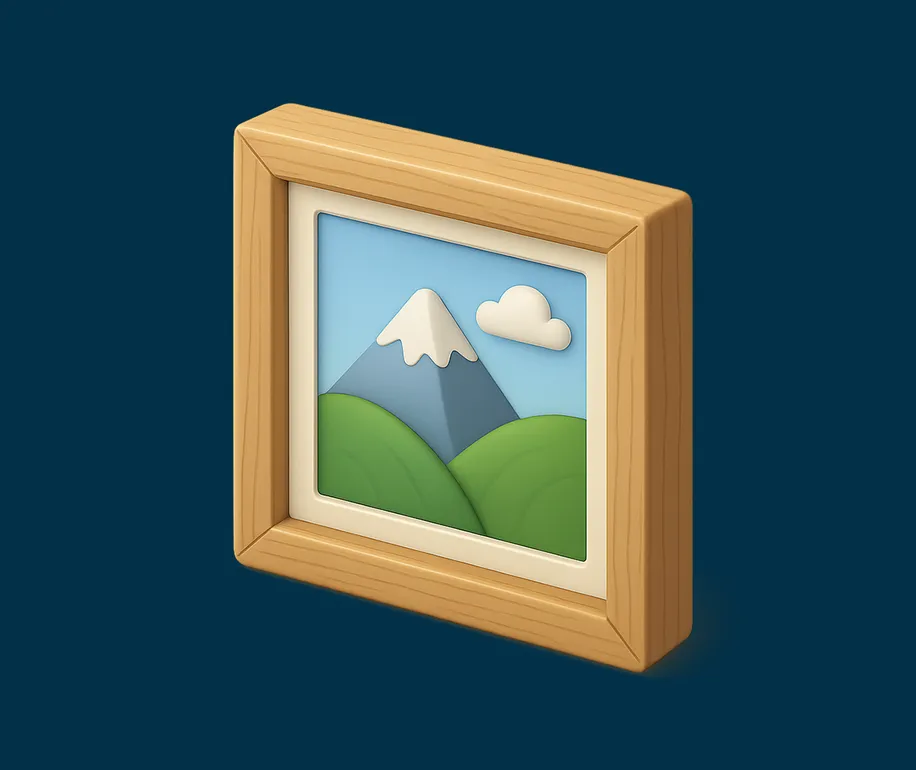
#> input picture assets/images/Social Media.webp, 916 x 770 px, shrunk from 1219 x 1025 before the run
$ python -i image_enhancer.py   (imports and definitions only)
#> lines starting #> are read from the running program, lines starting #| are printed output that depends on the picture
#> further down, picture is the input picture: PIL image 916x770 RGB; mean R, G, B 55.8, 83.6, 86.6
from PIL import Image, ImageChops, ImageOps # Import ImageOps

def add_shadow(image: Image.Image, offset: tuple[int, int] = (2, 2), shadow_color: tuple[int, int, int, int] = (150, 150, 150, 60)) -> Image.Image:
    """
    Añade un efecto de sombra a una imagen, creando una silueta desplazada.

    Args:
        image (Image.Image): La imagen PIL de entrada.
        offset (tuple[int, int]): El desplazamiento (x, y) de la sombra.
        shadow_color (tuple[int, int, int, int]): El color de la sombra en RGBA.

    Returns:
        Image.Image: Una nueva imagen PIL con la sombra aplicada.
    """
#> called with offset = (2, 2), shadow_color = (150, 150, 150, 60)
    if image.mode != 'RGBA':
        image = image.convert('RGBA')

    alpha_mask = image.split()[-1]
#> alpha_mask: PIL image 916x770 L; every value is 255
    r, g, b, a = shadow_color

    shadow_img_rgb = Image.new('RGB', image.size, (r, g, b))
#> shadow_img_rgb: PIL image 916x770 RGB; every value is 150

    scaled_alpha_mask = alpha_mask.point(lambda p: int(p * (a / 255.0)))
#> scaled_alpha_mask: PIL image 916x770 L; every value is 60

    final_shadow_image = shadow_img_rgb.copy()
    final_shadow_image.putalpha(scaled_alpha_mask)

    # Calcular el tamaño del nuevo lienzo para centrar la imagen original y acomodar la sombra
    # El lienzo debe ser lo suficientemente grande para la imagen original más el desplazamiento en todas las direcciones
    # Si offset es (dx, dy), el ancho total será original.width + abs(dx) para cada lado = original.width + 2*abs(dx)
    # y lo mismo para la altura.
    # Esto asegura que la imagen original pueda ser pegada en (abs(dx), abs(dy)) y aún haya espacio
    # para que la sombra se extienda fuera de ella.
    canvas_width = image.width + abs(offset[0]) * 2
#> canvas_width = 920
    canvas_height = image.height + abs(offset[1]) * 2
#> canvas_height = 774

    enhanced_image = Image.new('RGBA', (canvas_width, canvas_height), (0, 0, 0, 0))
#> enhanced_image: PIL image 920x774 RGBA; every value is 0

    # Posición para pegar la imagen original (centrada en el lienzo)
    original_paste_x = abs(offset[0])
    original_paste_y = abs(offset[1])

    # Posición para pegar la sombra (desplazada desde la posición de la imagen original)
    shadow_paste_x = original_paste_x + offset[0]
    shadow_paste_y = original_paste_y + offset[1]

    # Pegar la sombra
    enhanced_image.paste(final_shadow_image, (shadow_paste_x, shadow_paste_y), final_shadow_image)

    # Pegar la imagen original
    enhanced_image.paste(image, (original_paste_x, original_paste_y), image)
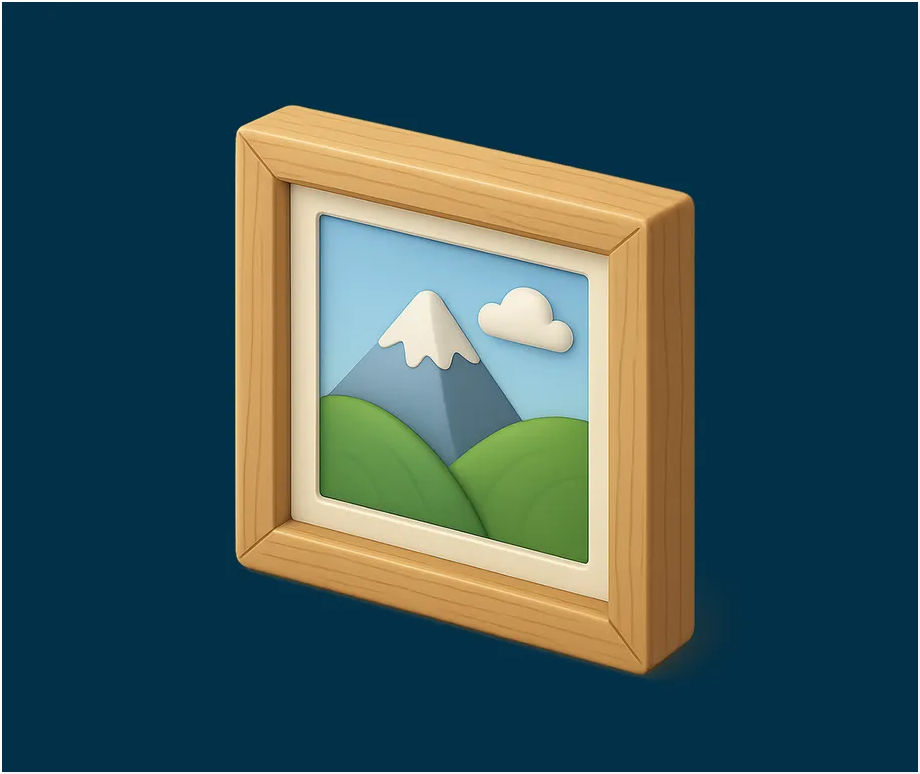
#> enhanced_image: PIL image 920x774 RGBA; mean R, G, B, A 55.5, 83, 86, 252.6; transparent parts drawn white

    return enhanced_image

def create_disabled_image(image: Image.Image) -> Image.Image:
    """
    Crea una versión visualmente deshabilitada de una imagen PIL.
    Desatura y atenúa la imagen con un overlay semitransparente.
    """
    if image.mode != 'RGBA':
        image = image.convert('RGBA')

    # Desaturar (grayscale, then back to RGBA)
    grayscale_image = ImageOps.grayscale(image)
    grayscale_image_rgba = grayscale_image.convert("RGBA")

    # Blend with a semi-transparent black overlay
    overlay_color = (0, 0, 0, 80) # Semi-transparent black (80/255 alpha)
    black_overlay = Image.new("RGBA", image.size, overlay_color)

    # Alpha compose to dim the grayscale image
    final_disabled_image = Image.alpha_composite(grayscale_image_rgba, black_overlay)

    return final_disabled_image

>>> from PIL import Image
>>> picture = Image.open('../assets/images/Social Media.webp')
>>> result = add_shadow(picture)
